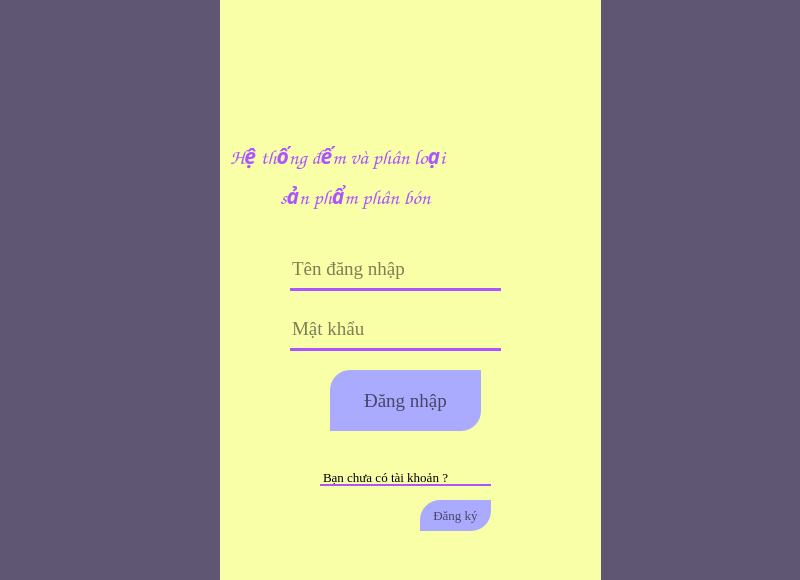
<?xml version="1.0" encoding="UTF-8"?>
<ui version="4.0">
 <class>MainWindow</class>
 <widget class="QMainWindow" name="MainWindow">
  <property name="geometry">
   <rect>
    <x>0</x>
    <y>0</y>
    <width>800</width>
    <height>580</height>
   </rect>
  </property>
  <property name="windowTitle">
   <string>MainWindow</string>
  </property>
  <property name="styleSheet">
   <string notr="true">background-color: rgb(95, 86, 116);</string>
  </property>
  <widget class="QWidget" name="centralwidget">
   <widget class="QLabel" name="label">
    <property name="geometry">
     <rect>
      <x>220</x>
      <y>0</y>
      <width>381</width>
      <height>580</height>
     </rect>
    </property>
    <property name="styleSheet">
     <string notr="true">background-color: rgb(248, 255, 167);</string>
    </property>
    <property name="text">
     <string/>
    </property>
   </widget>
   <widget class="QLineEdit" name="user_name">
    <property name="geometry">
     <rect>
      <x>290</x>
      <y>250</y>
      <width>211</width>
      <height>41</height>
     </rect>
    </property>
    <property name="font">
     <font>
      <family>Times New Roman</family>
      <pointsize>14</pointsize>
     </font>
    </property>
    <property name="toolTip">
     <string>&lt;html&gt;&lt;head/&gt;&lt;body&gt;&lt;p align=&quot;center&quot;&gt;&lt;br/&gt;&lt;/p&gt;&lt;/body&gt;&lt;/html&gt;</string>
    </property>
    <property name="styleSheet">
     <string notr="true">border:none;
border-bottom: 3px solid rgba(170, 85, 255, 1);
background-color: qradialgradient(stop:1 rgba(255, 255, 255, 0));</string>
    </property>
    <property name="text">
     <string/>
    </property>
    <property name="placeholderText">
     <string>Tên đăng nhập</string>
    </property>
   </widget>
   <widget class="QLineEdit" name="password">
    <property name="geometry">
     <rect>
      <x>290</x>
      <y>310</y>
      <width>211</width>
      <height>41</height>
     </rect>
    </property>
    <property name="font">
     <font>
      <family>Times New Roman</family>
      <pointsize>14</pointsize>
     </font>
    </property>
    <property name="styleSheet">
     <string notr="true">border:none;
border-bottom: 3px solid rgba(170, 85, 255, 1);
background-color: qradialgradient(stop:1 rgba(255, 255, 255, 0));</string>
    </property>
    <property name="text">
     <string/>
    </property>
    <property name="echoMode">
     <enum>QLineEdit::Password</enum>
    </property>
    <property name="placeholderText">
     <string>Mật khẩu</string>
    </property>
   </widget>
   <widget class="QPushButton" name="Button_login">
    <property name="geometry">
     <rect>
      <x>330</x>
      <y>370</y>
      <width>151</width>
      <height>61</height>
     </rect>
    </property>
    <property name="font">
     <font>
      <family>Times New Roman</family>
      <pointsize>14</pointsize>
     </font>
    </property>
    <property name="styleSheet">
     <string notr="true">QPushButton#Button_login{
				color: rgba(0, 0, 0, 150);
				border-top-left-radius: 20px;
				border-bottom-right-radius: 20px;
				background-color: rgb(170, 170, 255);
}
QPushButton#Button_login:hover{

				color: rgb(85, 170, 0);
}
QPushButton#Button_login:pressed{
padding-left: 2px;
padding-top: 2px;
background-color: rgb(85, 255,0);
}</string>
    </property>
    <property name="text">
     <string>Đăng nhập</string>
    </property>
   </widget>
   <widget class="QLabel" name="label_3">
    <property name="geometry">
     <rect>
      <x>520</x>
      <y>50</y>
      <width>71</width>
      <height>71</height>
     </rect>
    </property>
    <property name="styleSheet">
     <string notr="true">border-image: url(:/logo/ctu.png);
background-color: rgb(248, 255, 167);</string>
    </property>
    <property name="text">
     <string/>
    </property>
   </widget>
   <widget class="QPushButton" name="b_dang_ky">
    <property name="geometry">
     <rect>
      <x>420</x>
      <y>500</y>
      <width>71</width>
      <height>31</height>
     </rect>
    </property>
    <property name="font">
     <font>
      <family>Times New Roman</family>
      <pointsize>10</pointsize>
     </font>
    </property>
    <property name="styleSheet">
     <string notr="true">QPushButton#b_dang_ky{
				color: rgba(0, 0, 0, 150);
				border-top-left-radius: 20px;
				border-bottom-right-radius: 20px;
			
				background-color: rgb(170, 170, 255);
}
QPushButton#b_dang_ky:hover{

				color: rgb(85, 170, 0);
}
QPushButton#b_dang_ky:pressed{
padding-left: 2px;
padding-top: 2px;
background-color: rgb(85, 255,0);
}</string>
    </property>
    <property name="text">
     <string>Đăng ký</string>
    </property>
   </widget>
   <widget class="QLabel" name="label_5">
    <property name="geometry">
     <rect>
      <x>320</x>
      <y>470</y>
      <width>171</width>
      <height>16</height>
     </rect>
    </property>
    <property name="font">
     <font>
      <family>Times New Roman</family>
      <pointsize>10</pointsize>
     </font>
    </property>
    <property name="styleSheet">
     <string notr="true">border:none;
border-bottom: 2px solid rgba(170, 85, 255, 1);
background-color: qradialgradient(stop:1 rgba(255, 255, 255, 0));</string>
    </property>
    <property name="text">
     <string>Bạn chưa có tài khoản ?</string>
    </property>
   </widget>
   <widget class="QLabel" name="label_6">
    <property name="geometry">
     <rect>
      <x>230</x>
      <y>130</y>
      <width>371</width>
      <height>51</height>
     </rect>
    </property>
    <property name="font">
     <font>
      <family>Comic Sans MS</family>
      <pointsize>16</pointsize>
      <weight>75</weight>
      <italic>true</italic>
      <bold>true</bold>
     </font>
    </property>
    <property name="contextMenuPolicy">
     <enum>Qt::PreventContextMenu</enum>
    </property>
    <property name="styleSheet">
     <string notr="true">color: rgba(170, 85, 255, 1);
background-color: rgb(248, 255, 167);
</string>
    </property>
    <property name="text">
     <string>Hệ thống đếm và phân loại </string>
    </property>
   </widget>
   <widget class="QLabel" name="label_7">
    <property name="geometry">
     <rect>
      <x>280</x>
      <y>170</y>
      <width>261</width>
      <height>51</height>
     </rect>
    </property>
    <property name="font">
     <font>
      <family>Comic Sans MS</family>
      <pointsize>16</pointsize>
      <weight>75</weight>
      <italic>true</italic>
      <bold>true</bold>
     </font>
    </property>
    <property name="contextMenuPolicy">
     <enum>Qt::PreventContextMenu</enum>
    </property>
    <property name="styleSheet">
     <string notr="true">color: rgba(170, 85, 255, 1);
background-color: rgb(248, 255, 167);</string>
    </property>
    <property name="text">
     <string>sản phẩm phân bón</string>
    </property>
   </widget>
   <widget class="QLabel" name="label_2">
    <property name="geometry">
     <rect>
      <x>290</x>
      <y>40</y>
      <width>121</width>
      <height>91</height>
     </rect>
    </property>
    <property name="styleSheet">
     <string notr="true">border-image: url(:/logo/phan_bon_cm.png);
background-color: rgb(248, 255, 167);</string>
    </property>
    <property name="text">
     <string/>
    </property>
   </widget>
   <widget class="QLabel" name="label_4">
    <property name="geometry">
     <rect>
      <x>230</x>
      <y>50</y>
      <width>61</width>
      <height>61</height>
     </rect>
    </property>
    <property name="styleSheet">
     <string notr="true">border-image: url(:/logo/Logo_ctuet.png);
background-color: rgb(248, 255, 167);</string>
    </property>
    <property name="text">
     <string/>
    </property>
   </widget>
   <widget class="QLabel" name="label_8">
    <property name="geometry">
     <rect>
      <x>400</x>
      <y>50</y>
      <width>111</width>
      <height>61</height>
     </rect>
    </property>
    <property name="styleSheet">
     <string notr="true">border-image: url(:/logo/kgst.png);
background-color: rgb(248, 255, 167);</string>
    </property>
    <property name="text">
     <string/>
    </property>
   </widget>
   <zorder>label</zorder>
   <zorder>user_name</zorder>
   <zorder>password</zorder>
   <zorder>Button_login</zorder>
   <zorder>b_dang_ky</zorder>
   <zorder>label_5</zorder>
   <zorder>label_6</zorder>
   <zorder>label_7</zorder>
   <zorder>label_2</zorder>
   <zorder>label_4</zorder>
   <zorder>label_8</zorder>
   <zorder>label_3</zorder>
  </widget>
 </widget>
 <resources>
  <include location="logo.qrc"/>
 </resources>
 <connections/>
</ui>
